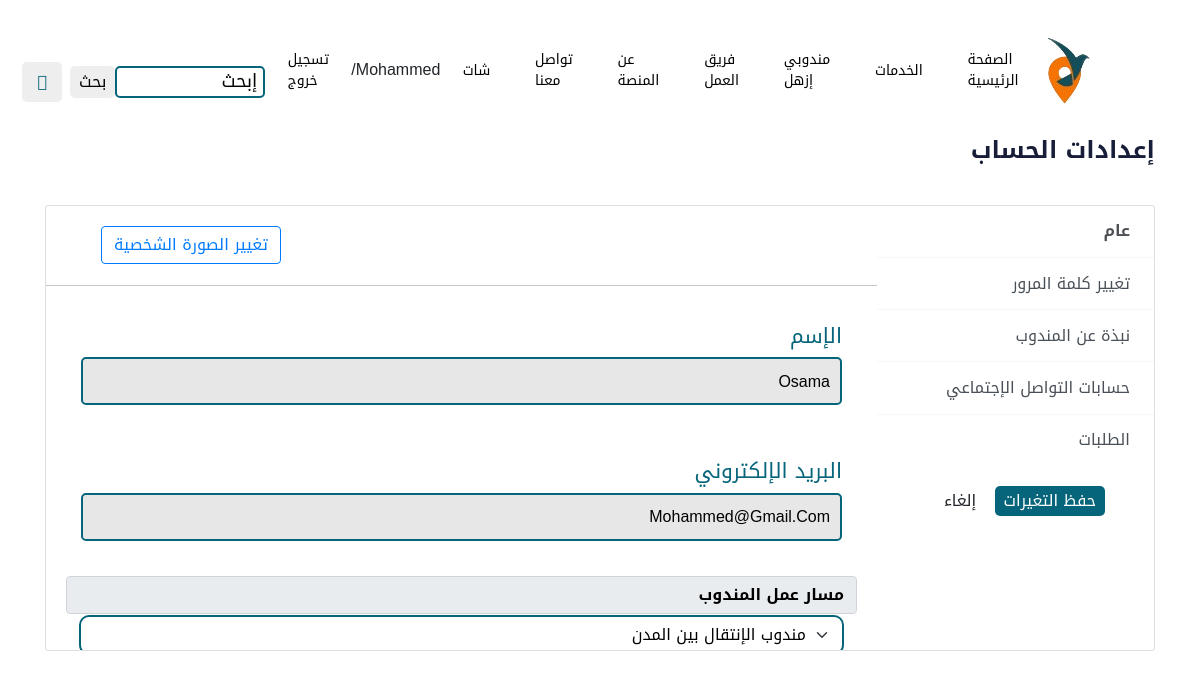
Page /profile.php (signed in) on the committed database.
### tables this page shows
CREATE TABLE `delivery_agent` (
  `ID_Number` int(11) NOT NULL,
  `Fname` varchar(255) DEFAULT NULL,
  `Lname` varchar(255) DEFAULT NULL,
  `Email` varchar(255) DEFAULT NULL,
  `photo` varchar(250) DEFAULT NULL,
  `notes` text DEFAULT NULL,
  `date_barth` date DEFAULT NULL,
  `area` varchar(50) DEFAULT NULL,
  `phone` varchar(50) DEFAULT NULL,
  `ac_f` varchar(250) DEFAULT NULL,
  `ac_tw` varchar(250) DEFAULT NULL,
  `ac_li` varchar(255) DEFAULT NULL,
  `ac_in` varchar(250) DEFAULT NULL,
  `Password` varchar(255) DEFAULT NULL,
  `Register_Type` varchar(255) NOT NULL,
  `Availability` enum('1','2','3','4','5') DEFAULT NULL
);

### profile.php (the view, shortened to what this page needs)
<?php
if(!isset($_SESSION['uid']) && isset($_SESSION['delivery_dashboard'])){
    header('location:login.php');
    exit();
}else{
    include "db_conn.php";
    include 'master.php';
    $uid = $_SESSION['uid'];
    $stmt = $conn->prepare("SELECT * FROM `delivery_agent` WHERE ID_Number = :uid");
    $stmt->bindParam(':uid', $uid);
    $stmt->execute();
    $beneficiary = $stmt->fetch(PDO::FETCH_ASSOC);
    if ($beneficiary) {
        ?>
        <link href="./Send Request Page_files/bootstrap.min.css" rel="stylesheet">
        <link rel="stylesheet" href="./Send Request Page_files/style.css">
        <link rel="stylesheet" href="css/sty5le.css">
        <link href="https://cdn.jsdelivr.net/npm/bootstrap@4.5.0/dist/css/bootstrap.min.css" rel="stylesheet">
<div class="container light-style flex-grow-1 container-p-y">
    <h4 class="font-weight-bold py-3 mb-4" style="text-align: right; font-family: 'Noto Kufi Arabic', sans-serif;">
        إعدادات الحساب
    </h4>
    <div class="card overflow-hidden">
        <form action="profile.php" method="post" enctype="multipart/form-data">
            <div class="row no-gutters row-bordered row-border-light">
                <div class="col-md-3 pt-0">
                    <div class="list-group list-group-flush account-settings-links">
                        <a class="list-group-item list-group-item-action active" data-toggle="list"
                           href="#account-general">عام</a>
                        <a class="list-group-item list-group-item-action" data-toggle="list"
                           href="#account-change-password">تغيير كلمة المرور </a>
                        <a class="list-group-item list-group-item-action" data-toggle="list" href="#account-info">نبذة
                            عن المندوب </a>
                        <a class="list-group-item list-group-item-action" data-toggle="list"
                           href="#account-social-links">حسابات التواصل الإجتماعي</a>
                        <a class="list-group-item list-group-item-action" data-toggle="list"
                           href="#account-notifications">الطلبات</a>
                    </div>
                    <div class="mt-3" style="text-align: center;">
                        <button type="submit" class="btn btn-primary"
                                style="display: inline-block; background-color: #06657a;" name="profile_submit">حفظ التغيرات</button>
                        <button type="button" class="btn btn-default"
                                style="display: inline-block; margin-left: 5px;">إلغاء</button>
                    </div>
                </div>
                <div class="col-md-9">
                    <div class="tab-content">
                        <div class="tab-pane fade active show" id="account-general">
                            <div class="card-body media align-items-center">
                                <div class="media-body ml-4" style="text-align: end;">
                                    <label class="btn btn-outline-primary">
                                        تغيير الصورة الشخصية
                                    </label> &nbsp;
                                </div>
                            </div>
                            <hr class="border-light m-0">
                            <div class="card-body">
                                <div class="form-group">
                                    <label class="form-label">الإسم</label>
                                    <input type="text" class="form-control" name="Fname" value="<?php echo $beneficiary['Fname']?>">
                                </div>
                                <div class="form-group">
                                    <label class="form-label">البريد الإلكتروني</label>
                                    <input type="text" class="form-control mb-1" name="Email" value="<?php echo $beneficiary['Email']?>">
                                </div>
                                <div class="form-control">
                                    <label for="">مسار عمل المندوب</label>
                                    <select class="form-select" name="Availability" id="Availability">
                                        <option <?php echo $beneficiary['Availability'] === "2" ? "selected" : ""?> value="2">مندوب الإنتقال بين المدن</option>
                                    </select>
                                </div>
                            </div>
                        </div>
                    </div>
                </div>
            </div>
        </form>
    </div>
</div>
 <?php
}
}

### style.css (style rules this page uses)
:root { --primary: #F57300; --secondary: #34AD54; --light: #EEF9FF; --dark: #06657A; }
.btn { font-family: 'Nunito', sans-serif; font-weight: 600; transition: .5s; background-color: #06657A; }
.btn.btn-primary, .btn.btn-secondary { color: #FFFFFF; background-color: #06657A; }
.form-group { text-align: right; border-bottom: 1px solid #eee; box-sizing: border-box; display: block; border: none; padding: 15px; text-align: right; color: rgb(255, 255, 255); border-radius: 10px; background-color: #ffffff; }
.form-group label { color: #06657A; font-size: 21px; margin: 0 !important; font-weight: 400; margin-left: 50px; }
::placeholder { color: #06657A; font-size: 18px; font-weight: 500; }
.form-group input[type="text"], input[type="date"], input[type="time"], input[type="number"], .form-group select { text-align: right; width: 100%; height: 3rem; padding: 10px; border: none; border-radius: 5px; margin: 5px auto; color: #06657A; background-color: #e7e7e7;; }

### css/style.css (style rules this page uses)
:root { --primary: #F57300; --secondary: #34AD54; --light: #EEF9FF; --dark: #06657A; --orange: #F57300 --box-shadow:0 .5rem 1rem rgba(0, 0, 0, .1); --border: .2rem solid rgba(0, 0, 0, .1); --outline: .1rem solid rgba(0, 0, 0, .1); --outline-hover: .2rem solid var(--black); }
* { font-family: "Noto Kufi Arabic", sans-serif; margin: 0; padding: 0; box-sizing: border-box; outline: none; border: none; text-decoration: none; text-transform: capitalize; transition: all .2s linear; text-transform: capitalize; }
button[type="submit"] { background-color: #eee; color: black; border: none; padding: 3px 9px; border-radius: 5px; cursor: pointer; font-size: 16px; transition: background-color 0.3s ease; }
.btn { font-family: 'Nunito', sans-serif; font-weight: 600; transition: .5s; background-color: #06657A; }
.btn.btn-primary, .btn.btn-secondary { color: #FFFFFF; background-color: #06657A; }
.btn { background-color: #ff8d1e; color: #fff; border-radius: 10px; }

### round-trip-page_files/style.css (style rules this page uses)
* { padding: 0; margin: 0; box-sizing: border-box; font-family: "Noto Kufi Arabic", sans-serif !important; }
:root { --primary: #F57300; --secondary: #34AD54; --light: #EEF9FF; --dark: #06657A; --main-color: #06657a; }
html { scroll-behavior: smooth; }
body { font-family: "Heebo",sans-serif; }
.form-select { border-radius: 10px; }
.container { width: 85%; margin: auto; }
.align-items-center { align-items: center; }
.form-control, .edit-trip select { display: block; margin-bottom: 16px; padding: 8px 7px; width: 60%; border-radius: 11px; border-color: #000; color: #000; }
.form-control::placeholder { color: #000; }

### Add the trip_files/style.css (style rules this page uses)
* { padding: 0; margin: 0; box-sizing: border-box; font-family: "Noto Kufi Arabic", sans-serif !important; }
:root { --primary: #F57300; --secondary: #34AD54; --light: #EEF9FF; --dark: #06657A; --main-color: #06657a; }
html { scroll-behavior: smooth; }
body { font-family: "Heebo",sans-serif; }
.form-select { border-radius: 10px; }
.container { width: 85%; margin: auto; }
.align-items-center { align-items: center; }
.form-control, .edit-trip select { display: block; margin-bottom: 16px; padding: 8px 7px; width: 60%; border-radius: 11px; border-color: #000; color: #000; }
.form-control::placeholder { color: #000; }
label { font-size: 16px; color: #000; font-weight: 700; }
input, select { border: 2px solid #06657a !important; padding: 4px 4px; }

### detail of the trip page_files/style.css (style rules this page uses)
* { font-family: "Noto Kufi Arabic", sans-serif !important; }
label { font-size: 16px; color: #000; font-weight: 700; }
input, select { border: 2px solid #06657a; border-radius: 15px; padding: 4px 4px; }

### Send Request Page_files/style.css (style rules this page uses)
* { padding: 0; margin: 0; box-sizing: border-box; font-family: "Noto Kufi Arabic", sans-serif !important; }
:root { --primary: #F57300; --secondary: #34AD54; --light: #EEF9FF; --dark: #06657A; --main-color: #06657a; }
html { scroll-behavior: smooth; }
body { font-family: "Heebo",sans-serif; }
.form-select { border-radius: 10px; }
.container { width: 85%; margin: auto; }
.align-items-center { align-items: center; }
.form-control, .edit-trip select { display: block; margin-bottom: 16px; padding: 8px 7px; width: 60%; border-radius: 11px; border-color: #000; color: #000; }
.form-control::placeholder { color: #000; }
label { font-size: 16px; color: #000; font-weight: 700; }
input, input::placeholder, select { padding: 4px 4px; color: #000 !important; }
#Region, input, select { border: 2px solid #06657a !important; }

### rows in the picture
delivery_agent: Fname "Osama", Email "mohammed@gmail.com", Availability "مندوب الإنتقال بين المدن"

### other values in the picture
$_SESSION['uname'] "Mohammed"
